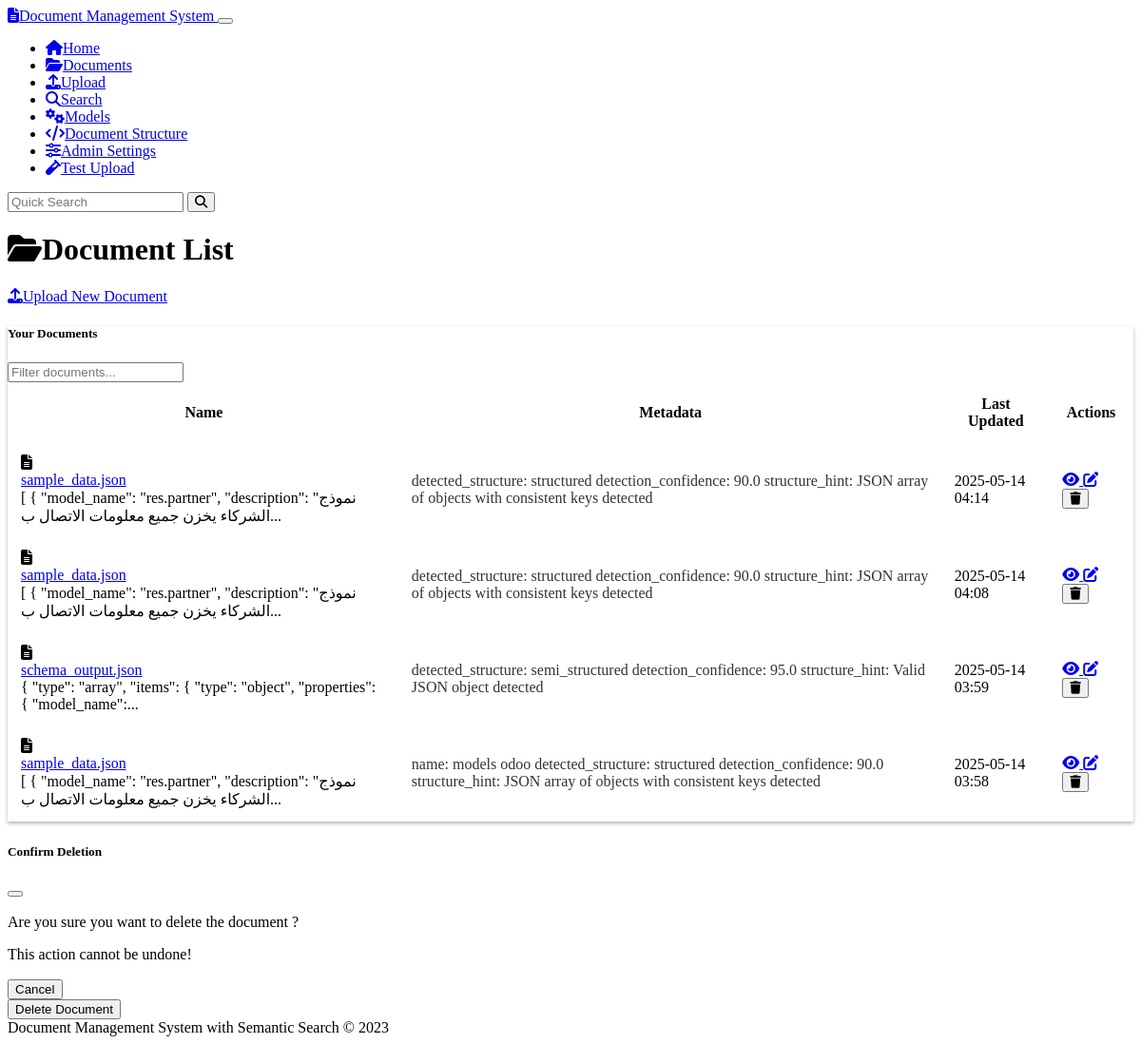
Screenshot of /documents with the database file from the repository.
### models.py (models this page shows, shortened)
class Document(db.Model):
    id = db.Column(db.String(36), primary_key=True, default=lambda: str(uuid.uuid4()))
    name = db.Column(db.String(255), nullable=False)
    content = db.Column(db.Text, nullable=False)
    mime_type = db.Column(db.String(100), nullable=False)
    created_at = db.Column(db.DateTime, default=datetime.datetime.utcnow)
    updated_at = db.Column(db.DateTime, default=datetime.datetime.utcnow, onupdate=datetime.datetime.utcnow)
    chunks = db.relationship('Chunk', backref='document', cascade='all, delete-orphan')
    doc_metadata = db.relationship('Metadata', backref='document', cascade='all, delete-orphan')

class Metadata(db.Model):
    id = db.Column(db.String(36), primary_key=True, default=lambda: str(uuid.uuid4()))
    document_id = db.Column(db.String(36), db.ForeignKey('document.id'), nullable=False)
    key = db.Column(db.String(100), nullable=False)
    value = db.Column(db.String(255), nullable=False)

### routes.py (the view)
@app.route('/documents')
def document_list():
    documents = Document.query.order_by(Document.updated_at.desc()).all()
    documents_with_metadata = []
    for doc in documents:
        doc_metadata = Metadata.query.filter_by(document_id=doc.id).all()
        documents_with_metadata.append({
            'document': doc,
            'metadata': doc_metadata
        })
    return render_template('document_list.html', documents=documents_with_metadata)

### templates/document_list.html (shortened to what this page needs)
{% extends 'base.html' %}
{% block content %}
<div class="row mb-4">
    <div class="col-md-6">
        <h1><i class="fas fa-folder-open me-2"></i>Document List</h1>
    </div>
    <div class="col-md-6 text-md-end">
        <a href="{{ url_for('upload') }}" class="btn btn-primary">
            <i class="fas fa-upload me-1"></i>Upload New Document
        </a>
    </div>
</div>
{% if documents %}
    <div class="row mb-4">
        <div class="col-12">
            <div class="card">
                <div class="card-header">
                    <div class="row align-items-center">
                        <div class="col-md-6">
                            <h5 class="mb-0">Your Documents</h5>
                        </div>
                        <div class="col-md-6">
                            <input type="text" id="document-search" class="form-control" placeholder="Filter documents...">
                        </div>
                    </div>
                </div>
                <div class="table-responsive">
                    <table class="table table-hover align-middle mb-0">
                        <thead>
                            <tr>
                                <th>Name</th>
                                <th>Metadata</th>
                                <th>Last Updated</th>
                                <th class="text-center">Actions</th>
                            </tr>
                        </thead>
                        <tbody>
                            {% for doc_item in documents %}
                                <tr class="document-row">
                                    <td>
                                        <div class="d-flex align-items-center">
                                            <i class="fas fa-file-alt text-muted me-2"></i>
                                            <div>
                                                <a href="{{ url_for('document_view', document_id=doc_item.document.id) }}" class="text-decoration-none">
                                                    {{ doc_item.document.name }}
                                                </a>
                                                <div class="small text-muted">
                                                    {{ (doc_item.document.content[:100] + '...') if doc_item.document.content|length > 100 else doc_item.document.content }}
                                                </div>
                                            </div>
                                        </div>
                                    </td>
                                    <td>
                                        {% if doc_item.metadata %}
                                            {% for meta in doc_item.metadata %}
                                                <span class="badge bg-secondary me-1">
                                                    {{ meta.key }}: {{ meta.value }}
                                                </span>
                                            {% endfor %}
                                        {% else %}
                                            <span class="text-muted">No metadata</span>
                                        {% endif %}
                                    </td>
                                    <td>{{ doc_item.document.updated_at.strftime('%Y-%m-%d %H:%M') }}</td>
                                    <td>
                                        <div class="btn-group">
                                            <a href="{{ url_for('document_view', document_id=doc_item.document.id) }}"
                                               class="btn btn-sm btn-outline-info" title="View Document">
                                                <i class="fas fa-eye"></i>
                                            </a>
                                            <a href="{{ url_for('document_edit', document_id=doc_item.document.id) }}"
                                               class="btn btn-sm btn-outline-warning" title="Edit Document">
                                                <i class="fas fa-edit"></i>
                                            </a>
                                            <button type="button" class="btn btn-sm btn-outline-danger delete-document"
                                                    data-document-id="{{ doc_item.document.id }}"
                                                    data-document-name="{{ doc_item.document.name }}"
                                                    title="Delete Document">
                                                <i class="fas fa-trash"></i>
                                            </button>
                                        </div>
                                    </td>
                                </tr>
                            {% endfor %}
                        </tbody>
                    </table>
                </div>
            </div>
        </div>
    </div>
{% else %}
    <div class="alert alert-info">
        <i class="fas fa-info-circle me-2"></i>No documents found. <a href="{{ url_for('upload') }}">Upload your first document</a>!
    </div>
{% endif %}
<div class="modal fade" id="deleteDocumentModal" tabindex="-1" aria-labelledby="deleteDocumentModalLabel" aria-hidden="true">
    <div class="modal-dialog">
        <div class="modal-content">
            <div class="modal-header">
                <h5 class="modal-title" id="deleteDocumentModalLabel">Confirm Deletion</h5>
                <button type="button" class="btn-close" data-bs-dismiss="modal" aria-label="Close"></button>
            </div>
            <div class="modal-body">
                <p>Are you sure you want to delete the document <strong id="delete-document-name"></strong>?</p>
                <p class="text-danger">This action cannot be undone!</p>
            </div>
            <div class="modal-footer">
                <button type="button" class="btn btn-secondary" data-bs-dismiss="modal">Cancel</button>
                <form id="delete-document-form" method="post">
                    <button type="submit" class="btn btn-danger">Delete Document</button>
                </form>
            </div>
        </div>
    </div>
</div>
{% endblock %}

### static/css/custom.css (style rules this page uses)
body { min-height: 100vh; display: flex; flex-direction: column; }
.badge.bg-secondary { opacity: 0.8; }
.card { box-shadow: 0 0.125rem 0.25rem rgba(0, 0, 0, 0.3); margin-bottom: 1.5rem; }
.card-header { font-weight: 500; }
.btn { font-weight: 500; }
.btn-primary { background-color: var(--bs-primary); border-color: var(--bs-primary); }
.table > :not(caption) > * > * { padding: 0.75rem; }
.modal-header { border-bottom: 1px solid rgba(255, 255, 255, 0.1); }
.modal-footer { border-top: 1px solid rgba(255, 255, 255, 0.1); }

### rows the page displays
Document: document.name "sample_data.json", content "[ { \"model_name\": \"res.partner\", \"description\": \"نموذج الشركاء يخزن جميع معلومات الاتصال ب...", document.updated_at "2025-05-14 04:14"
Metadata: key "detected_structure", value "structured"
Metadata: key "detection_confidence", value "90.0"
Metadata: key "structure_hint", value "JSON array of objects with consistent keys detected"
Document: document.name "sample_data.json", content "[ { \"model_name\": \"res.partner\", \"description\": \"نموذج الشركاء يخزن جميع معلومات الاتصال ب...", document.updated_at "2025-05-14 04:08"
Metadata: key "detected_structure", value "structured"
Metadata: key "detection_confidence", value "90.0"
Metadata: key "structure_hint", value "JSON array of objects with consistent keys detected"
Document: document.name "schema_output.json", content "{ \"type\": \"array\", \"items\": { \"type\": \"object\", \"properties\": { \"model_name\":...", document.updated_at "2025-05-14 03:59"
Metadata: key "detected_structure", value "semi_structured"
Metadata: key "detection_confidence", value "95.0"
Metadata: key "structure_hint", value "Valid JSON object detected"
Document: document.name "sample_data.json", content "[ { \"model_name\": \"res.partner\", \"description\": \"نموذج الشركاء يخزن جميع معلومات الاتصال ب...", document.updated_at "2025-05-14 03:58"
Metadata: key "name", value "models odoo"
Metadata: key "detected_structure", value "structured"
Metadata: key "detection_confidence", value "90.0"
Metadata: key "structure_hint", value "JSON array of objects with consistent keys detected"
